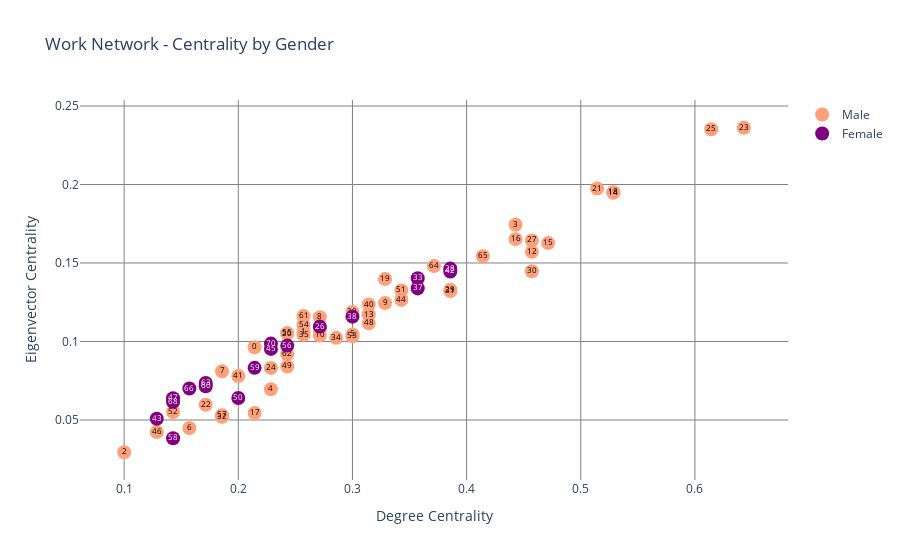

Notebook code cell kept with this figure:
### Markdown cell above
#### Scatter Plot of Co-Worker Network Eigenvector Centrality by Gender

### Code cell
fig = go.Figure()
fig.add_trace(go.Scatter(
    x=work_df[work_df['gender']==1]['deg_centrality'],
    y=work_df[work_df['gender']==1]['eig_centrality'],
    text=work_df[work_df['gender']==1]['id'],
    hoverinfo='text',
    mode='markers+text',
    name='Male',
    textfont_size=8,
    textfont_color='black',
    marker=dict(size=14, 
                color='lightsalmon',
                symbol='circle')))

fig.add_trace(go.Scatter(
    x = work_df[work_df['gender']==2]['deg_centrality'],
    y = work_df[work_df['gender']==2]['eig_centrality'],
    text=work_df[work_df['gender']==2]['id'],
    mode='markers+text',
    name = 'Female',
    textfont_size=8,
    textfont_color='white',
    marker=dict(size=14, 
                color='purple', 
                symbol='circle')))
    

fig.update_layout(go.Layout(
    title='Work Network - Centrality by Gender',
    xaxis=dict(
        title='Degree Centrality'
    ),
    yaxis=dict(
        title='Eigenvector Centrality'
    ),
    hovermode='closest',
    plot_bgcolor='white',
    paper_bgcolor='white',
))
fig.update_xaxes(showgrid=True, gridwidth=1, gridcolor='grey')
fig.update_yaxes(showgrid=True, gridwidth=1, gridcolor='grey')
fig.show()

### Figure 1 — Plotly figure (JSON) as saved in the notebook; plotly's stock layout.template omitted (floating-point values rounded to 4 significant figures)
{"data": [{"hoverinfo": "text", "marker": {"color": "lightsalmon", "size": 14, "symbol": "circle"}, "mode": "markers+text", "name": "Male", "text": [0, 1, 2, 3, 4, 5, 6, 7, 8, 9, 10, 11, 12, 13, 14, 15, 16, 17, 18, 19, 20, 21, 22, 23, 24, 25, 27, 29, 30, 31, 32, 34, 35, 36, 39, 40, 41, 44, 46, 48, 49, 51, 52, 53, 54, 55, 57, 61, 62, 64, 65, 67, 69], "textfont": {"color": "black", "size": 8}, "type": "scatter", "x": [0.2143, 0.2571, 0.1, 0.4429, 0.2286, 0.3, 0.1571, 0.1857, 0.2714, 0.3286, 0.2714, 0.2714, 0.4571, 0.3143, 0.5286, 0.4714, 0.4429, 0.2143, 0.5286, 0.3286, 0.2429, 0.5143, 0.1714, 0.6429, 0.2286, 0.6143, 0.4571, 0.3857, 0.4571, 0.3857, 0.1857, 0.2857, 0.2571, 0.1429, 0.3, 0.3143, 0.2, 0.3429, 0.1286, 0.3143, 0.2429, 0.3429, 0.1429, 0.3, 0.2571, 0.2429, 0.1857, 0.2571, 0.2429, 0.3714, 0.4143, 0.3571, 0.2714], "y": [0.09635, 0.1061, 0.02944, 0.1744, 0.06959, 0.1045, 0.04484, 0.08098, 0.1154, 0.1244, 0.1038, 0.108, 0.1571, 0.1172, 0.1948, 0.1627, 0.1652, 0.05442, 0.195, 0.1398, 0.1049, 0.1974, 0.05973, 0.2361, 0.08317, 0.2352, 0.1643, 0.1329, 0.1447, 0.1322, 0.05201, 0.1023, 0.1042, 0.0613, 0.1187, 0.1235, 0.07805, 0.1265, 0.04229, 0.1116, 0.0841, 0.1325, 0.05512, 0.1033, 0.1104, 0.1053, 0.05305, 0.1162, 0.09186, 0.148, 0.1544, 0.1347, 0.1078]}, {"marker": {"color": "purple", "size": 14, "symbol": "circle"}, "mode": "markers+text", "name": "Female", "text": [26, 28, 33, 37, 38, 42, 43, 45, 47, 50, 56, 58, 59, 60, 63, 66, 68, 70], "textfont": {"color": "white", "size": 8}, "type": "scatter", "x": [0.2714, 0.3857, 0.3571, 0.3571, 0.3, 0.3857, 0.1286, 0.2286, 0.1429, 0.2, 0.2429, 0.1429, 0.2143, 0.1714, 0.1714, 0.1571, 0.1429, 0.2286], "y": [0.1095, 0.1464, 0.1402, 0.1338, 0.1158, 0.1446, 0.05079, 0.09529, 0.06392, 0.06399, 0.09738, 0.03835, 0.08321, 0.07145, 0.0736, 0.07, 0.0616, 0.09865]}], "layout": {"hovermode": "closest", "paper_bgcolor": "white", "plot_bgcolor": "white", "title": {"text": "Work Network - Centrality by Gender"}, "xaxis": {"gridcolor": "grey", "gridwidth": 1, "showgrid": true, "title": {"text": "Degree Centrality"}}, "yaxis": {"gridcolor": "grey", "gridwidth": 1, "showgrid": true, "title": {"text": "Eigenvector Centrality"}}}}
